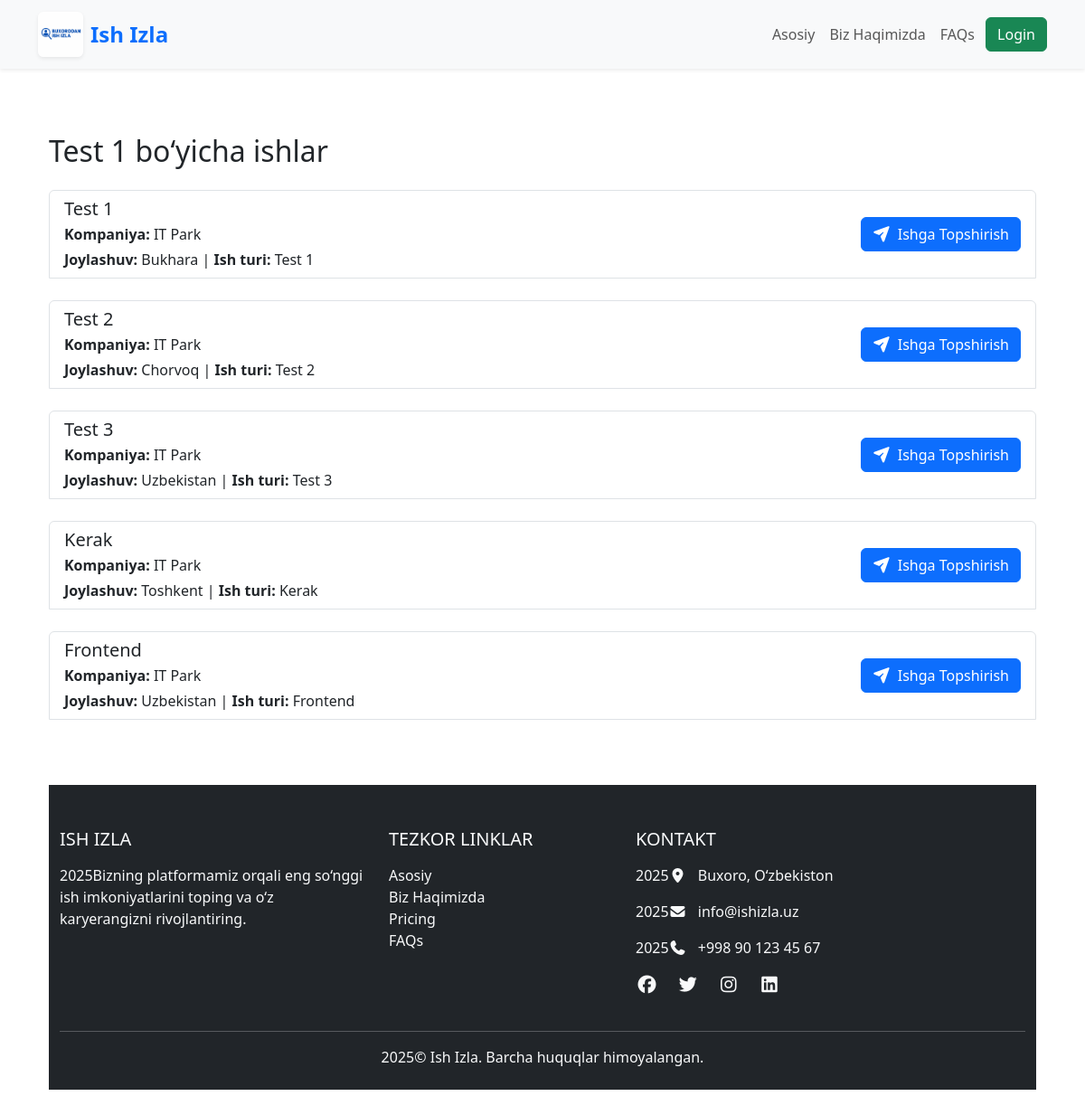
The app's page /advertisements/categories/3/ with its own data.
### advertisement/models.py (models this page shows, shortened)
class Job(models.Model):
    employer = models.ForeignKey(EmployerProfile, on_delete=models.CASCADE, related_name="jobs")
    category = models.ForeignKey(CategoryModel,on_delete=models.CASCADE,verbose_name='Kategorya')
    title = models.CharField(max_length=255,verbose_name='Sarlovha')
    description = models.TextField(verbose_name='Tasnif')
    salary = models.CharField(max_length=100, blank=True, null=True,verbose_name='Maosh')
    created_at = models.DateTimeField(auto_now_add=True)
    location = models.CharField(max_length=155,verbose_name='Manzil')
    phone_number = models.CharField(max_length=14,default='998992606296',verbose_name='Telefon raqam')
    def __str__(self):
        return self.title

class EmployerProfile(models.Model):
    user = models.OneToOneField(CustomUser,on_delete=models.CASCADE,related_name='employer')
    company_name = models.CharField(max_length=255)
    description = models.TextField()
    logo = models.ImageField(upload_to='employers_logos/',null=True,blank=True)

### advertisement/views.py (the view)
# urls.py: path('categories/<int:pk>/',AdvertismentView.as_view(),name="category"),
class AdvertismentView(View):
    def get(self,request,pk):
        products = Job.objects.filter(category__pk=pk)
        return render(request,'category/category.html',{"products":products})

### templates/category/category.html (shortened to what this page needs)
{% extends "base.html" %}
{% block content %}
<div class="container py-5">
    <h2 class="mb-4">{{products.first}} bo‘yicha ishlar</h2>
    {% for x in products.all %}
    <div class="list-group">
        <div class="list-group-item list-group-item-action d-flex justify-content-between align-items-center">
            <div>
                <h5 class="mb-1">{{x.title}}</h5>
                <p class="mb-1"><strong>Kompaniya:</strong> {{x.employer.company_name}}</p>
                <p class="mb-0"><strong>Joylashuv:</strong> {{x.location}} | <strong>Ish turi:</strong> {{x.title}}
                </p>
            </div>
<a href="{% url 'job:job-detail' x.pk %}" class="btn btn-primary d-flex align-items-center gap-2">
    <i class="fa-solid fa-paper-plane"></i>
    Ishga Topshirish
</a>
        </div>
        <br>
        {% endfor %}
    </div>
</div>
{% endblock %}

### records on screen
Job: first "Test 1", title "Test 1", employer.company_name "IT Park", location "Bukhara"
Job: title "Test 2", employer.company_name "IT Park", location "Chorvoq"
Job: title "Test 3", employer.company_name "IT Park", location "Uzbekistan"
Job: title "Kerak", employer.company_name "IT Park", location "Toshkent"
Job: title "Frontend", employer.company_name "IT Park", location "Uzbekistan"
